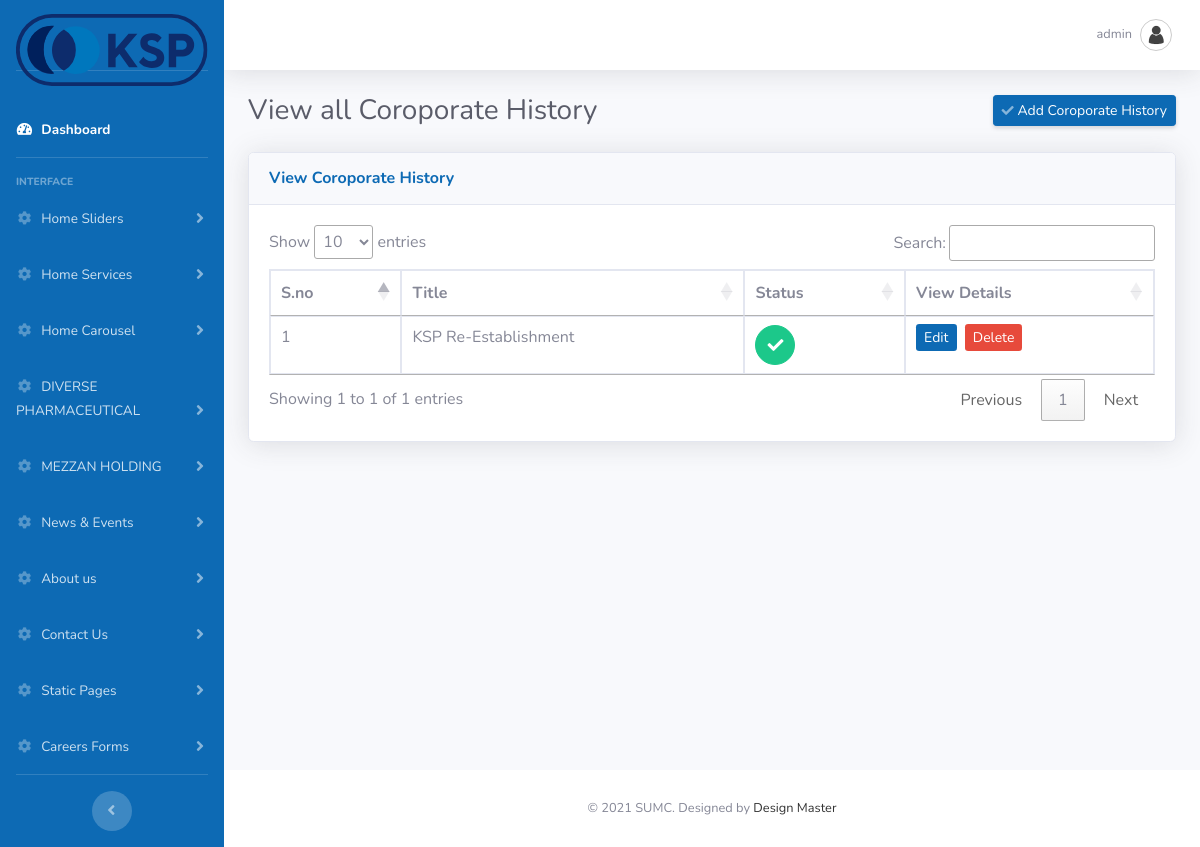
/admin/corporatelist.php (signed in), run on the app's committed database.
### tables this page shows
CREATE TABLE `sumc_adminuser` (
  `id` int(11) NOT NULL,
  `username` varchar(225) NOT NULL,
  `password` varchar(225) NOT NULL,
  `email` varchar(225) NOT NULL,
  `status` int(11) NOT NULL,
  `date` datetime NOT NULL
);

CREATE TABLE `sumc_coroporate` (
  `id` int(11) NOT NULL,
  `title` varchar(150) NOT NULL,
  `image` varchar(200) NOT NULL,
  `date` date NOT NULL,
  `status` tinyint(4) NOT NULL,
  `ordering` int(11) NOT NULL,
  `created_date` date NOT NULL
);

### admin/corporatelist.php (the view, shortened to what this page needs)
<?php
include_once("connection.php");
?>
<!DOCTYPE html>
<html lang="en">
<head>
  <link href="vendor/fontawesome-free/css/all.min.css" rel="stylesheet" type="text/css">
  <link href="css/admin.css" rel="stylesheet">
</head>
<body id="page-top">
  <div id="wrapper">
    <?php
	include_once('header.php');
	?>
        <div class="container-fluid">
          <div class="d-sm-flex align-items-center justify-content-between mb-4">
            <h1 class="h3 mb-0 text-gray-800">View all Coroporate History</h1>
            <a href="edit_corporate.php" class="d-none d-sm-inline-block btn btn-sm btn-primary shadow-sm"><i class="fas fa-check fa-sm text-white-50"></i> Add Coroporate History</a>
          </div>
          <div class="row">
            <div class="col-lg-12 mb-12">
              <div class="card shadow mb-8">
                <div class="card-header py-3">
                  <h6 class="m-0 font-weight-bold text-primary">View Coroporate History</h6>
                </div>
                <div class="card-body">
                  <div class="table-responsive">
                    <table class="table table-bordered" id="example" width="100%" cellspacing="0">
                      <thead>
                        <tr>
                          <th>S.no</th>
                          <th>Title</th>
                          <th>Status</th>
                          <th>View Details</th>
                        </tr>
                      </thead>
                      <tbody>
					  <?php
					  $project_features_sql = mysqli_query($connection,"select * from  sumc_coroporate order by id desc ");
					  if(mysqli_num_rows($project_features_sql) > 0) {
						  $i = 1;
						  while($project_features_result = mysqli_fetch_array($project_features_sql)) {
							  $id = $project_features_result['id'];
							  if($project_features_result['status'] == '1'){
									$status = '0';
									} else {
										$status = '1';
									}
							  ?>
							  <tr>
							  <td><?php echo $i; ?></td>
							  <td><?php echo $project_features_result['title']; ?></td>
							  <td><a class="btn btn-success btn-circle" href="#" id="status_<?php echo $project_features_result['id'] ?>&status=<?php echo $status ?>">
							  <?php if($project_features_result['status']=='0'){ ?>
											<i style="color:white !important" class="fas fa-times"></i>
										<?php } else { ?>
											<i class="fa fa-check"></i>
										<?php } ?>
										</a>
							  </td>
                                                          <td><a href="edit_corporate.php?id=<?php echo $id; ?>" class="btn-sm btn-primary">Edit</a>&nbsp;
							  <a href="#" id="delete_<?php echo $id; ?>" class="btn-sm btn-danger">Delete</a></td>
							</tr>
							  <?php
							  $i++;
						  }
					  }
					  ?>
                      </tbody>
                    </table>
                  </div>
                </div>
              </div>
            </div>
          </div>
        </div>
      </div>
<?php
include_once('footer.php');
?>
 <link href="https://cdn.datatables.net/1.10.20/css/jquery.dataTables.min.css" rel="stylesheet" type="text/css" media="all" />
<link href="https://cdn.datatables.net/select/1.3.1/css/select.dataTables.min.css" rel="stylesheet" type="text/css" media="all" />

### admin/header.php (shortened to what this page needs)
<?php
include_once("connection.php");
	if(isset($_SESSION['SESS_MEMBER_ID'])) {
	$loginid = $_SESSION['SESS_MEMBER_ID'];
	$user_query = mysqli_query($connection,"SELECT * from sumc_adminuser where id=$loginid");
	$user_res = mysqli_fetch_array($user_query);
	}
	else {
		header("Location:index.php");
	}
?>
    <link rel="stylesheet" type="text/css" href="https://cdnjs.cloudflare.com/ajax/libs/bootstrap-datepicker/1.5.0/css/bootstrap-datepicker.standalone.css" />
    <link rel="stylesheet" type="text/css" href="js/jquery.timepicker.css" />
    <link rel="stylesheet" type="text/css" href="js/jquery.ptTimeSelect.css" />
    <link rel="stylesheet" href="https://ajax.googleapis.com/ajax/libs/jqueryui/1.7.2/themes/ui-lightness/jquery-ui.css" type="text/css" media="all" />
<ul class="navbar-nav bg-gradient-secondary sidebar sidebar-dark accordion" id="accordionSidebar">
      <a class="sidebar-brand d-flex align-items-center justify-content-center" href="dashboard.php">
       <div class="sidebar-brand-text" style="padding-top:30px;">
           <img src="../images/kspic-logo.svg" height="150%" width="100%" />
	   </div>
     </a>
     <li class="nav-item active">
      <a class="nav-link" href="dashboard.php">
        <i class="fas fa-fw fa-tachometer-alt"></i>
        <span>Dashboard</span></a>
      </li>
      <hr class="sidebar-divider">
      <div class="sidebar-heading">
        Interface
      </div>
      <li class="nav-item">
        <a class="nav-link collapsed" href="#" data-toggle="collapse" data-target="#collapseOne" aria-expanded="true" aria-controls="collapseOne">
          <i class="fas fa-fw fa-cog"></i>
          <span>Home Sliders</span>
        </a>
      </li>
	  <li class="nav-item">
        <a class="nav-link collapsed" href="#" data-toggle="collapse" data-target="#collapseTwo" aria-expanded="true" aria-controls="collapseTwo">
          <i class="fas fa-fw fa-cog"></i>
          <span>Home Services</span>
        </a>
      </li>
      <li class="nav-item">
        <a class="nav-link collapsed" href="#" data-toggle="collapse" data-target="#collapseThree" aria-expanded="true" aria-controls="collapseThree">
          <i class="fas fa-fw fa-cog"></i>
          <span>Home Carousel</span>
        </a>
      </li>
<li class="nav-item">
        <a class="nav-link collapsed" href="#" data-toggle="collapse" data-target="#collapseNine" aria-expanded="true" aria-controls="collapseFour">
          <i class="fas fa-fw fa-cog"></i>
          <span>DIVERSE PHARMACEUTICAL</span>
        </a>
      </li>
      <li class="nav-item">
        <a class="nav-link collapsed" href="#" data-toggle="collapse" data-target="#collapseTen" aria-expanded="true" aria-controls="collapseten">
          <i class="fas fa-fw fa-cog"></i>
          <span>MEZZAN HOLDING</span>
        </a>
      </li>
<li class="nav-item">
        <a class="nav-link collapsed" href="#" data-toggle="collapse" data-target="#collapseFour" aria-expanded="true" aria-controls="collapseFour">
          <i class="fas fa-fw fa-cog"></i>
          <span>News & Events</span>
        </a>
      </li>
<li class="nav-item">
        <a class="nav-link collapsed" href="#" data-toggle="collapse" data-target="#collapseFive" aria-expanded="true" aria-controls="collapseFive">
          <i class="fas fa-fw fa-cog"></i>
          <span>About us</span>
        </a>
      </li>
<li class="nav-item">
        <a class="nav-link collapsed" href="#" data-toggle="collapse" data-target="#collapseEight" aria-expanded="true" aria-controls="collapseEight">
          <i class="fas fa-fw fa-cog"></i>
          <span>Contact Us</span>
        </a>
      </li>
<li class="nav-item">
        <a class="nav-link collapsed" href="#" data-toggle="collapse" data-target="#collapseSix" aria-expanded="true" aria-controls="collapseSix">
          <i class="fas fa-fw fa-cog"></i>
          <span>Static Pages</span>
        </a>
      </li>
<li class="nav-item">
        <a class="nav-link collapsed" href="#" data-toggle="collapse" data-target="#collapseSeven" aria-expanded="true" aria-controls="collapseSeven">
          <i class="fas fa-fw fa-cog"></i>
          <span>Careers Forms</span>
        </a>
      </li>
          <hr class="sidebar-divider d-none d-md-block">
          <div class="text-center d-none d-md-inline">
            <button class="rounded-circle border-0" id="sidebarToggle"></button>
          </div>
        </ul>
        <div id="content-wrapper" class="d-flex flex-column">
          <div id="content">
            <nav class="navbar navbar-expand navbar-light bg-white topbar mb-4 static-top shadow">
          <ul class="navbar-nav ml-auto">
            <li class="nav-item dropdown no-arrow">
              <a class="nav-link dropdown-toggle" href="#" id="userDropdown" role="button" data-toggle="dropdown" aria-haspopup="true" aria-expanded="false">
                <span class="mr-2 d-none d-lg-inline text-gray-600 small"><?php echo $user_res['username']; ?></span>
                <img class="img-profile rounded-circle" src="img/user.png">
              </a>
            </li>
          </ul>
        </nav>

### data on the page
sumc_adminuser: username "admin"
sumc_coroporate: title "KSP Re-Establishment", status 1 (drawn)
